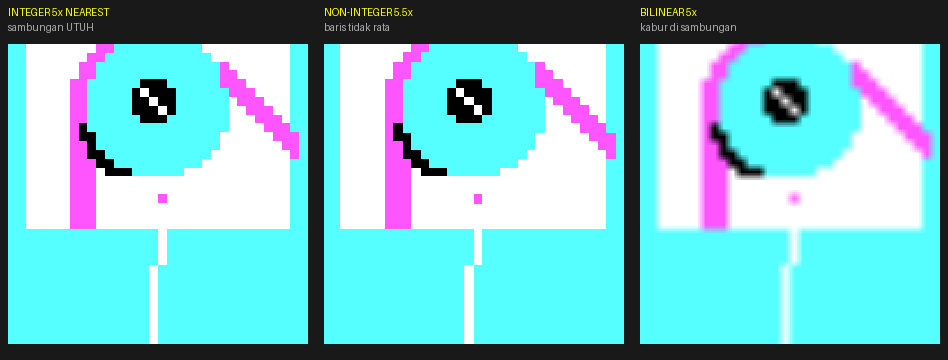

Here is the Python script that generated this plot:
"""BUKTI: apakah scaling merusak sambungan tali-katrol?

Metode: ambil sprite katrol ASLI dari MECHS, sambungkan tali ke titik pixel
tertentu, komposit di 320x200, lalu skala dengan berbagai cara. Ukur secara
numerik apakah titik sambungan tetap presisi.
"""
import struct
from PIL import Image, ImageDraw

D = r"C:\Projects\Creative_Contraptions\work"
CGA = [(0, 0, 0), (85, 255, 255), (255, 85, 255), (255, 255, 255)]


def decode_e4(data):
    out = bytearray()
    i, n = 0, len(data)
    while i < n:
        if data[i] == 0xE4 and i + 2 < n:
            out.extend(bytes([data[i + 2]]) * data[i + 1])
            i += 3
        else:
            out.append(data[i])
            i += 1
    return bytes(out)


def sprite(dec, w, h):
    img = Image.new("RGB", (w, h), (0, 0, 0))
    px = img.load()
    wb = w // 4
    for r in range(h):
        for cb in range(wb):
            if r * wb + cb >= len(dec):
                break
            b = dec[r * wb + cb]
            for p in range(4):
                px[cb * 4 + p, r] = CGA[(b >> (6 - 2 * p)) & 3]
    return img


# Ambil sprite katrol asli (MECHS id 110)
b = open(D + "\\MECHS", "rb").read()
recs = [struct.unpack_from("<BBBBHHI", b, i * 12) for i in range(31)]
pulley_rec = next(r for r in recs if r[0] == 110)
a, bb, h, w, f, ln, off = pulley_rec
pulley = sprite(decode_e4(b[off:off + ln]), w, h)  # 32x24

# --- KOMPOSISI di 320x200 (meniru apa yang dilakukan game) ---
# Titik sambungan tali ke katrol: satu pixel yang kita tentukan persis.
PULLEY_POS = (140, 40)          # posisi sprite katrol di layar
JUNCTION = (PULLEY_POS[0] + 16, PULLEY_POS[1] + 20)  # tempat tali menyentuh katrol
ANCHOR = (150, 150)             # ujung bawah tali (mis. beban)

scene = Image.new("RGB", (320, 200), CGA[1])
scene.paste(pulley, PULLEY_POS)
dr = ImageDraw.Draw(scene)
dr.line([JUNCTION, ANCHOR], fill=CGA[3], width=1)   # tali putih
scene.putpixel(JUNCTION, CGA[2])                     # tandai junction (magenta)


def junction_color_at(img, x, y):
    return img.getpixel((x, y))


print("=== BUKTI PRESISI SAMBUNGAN ===")
print("Junction di framebuffer 320x200 = %s\n" % (JUNCTION,))

variants = []

# 1. Integer nearest 5x  -> junction HARUS di 5x koordinat
s5 = scene.resize((320 * 5, 200 * 5), Image.NEAREST)
jx, jy = JUNCTION[0] * 5, JUNCTION[1] * 5
c = junction_color_at(s5, jx + 2, jy + 2)
print("[1] INTEGER NEAREST 5x")
print("    prediksi junction: (%d,%d) -> aktual warna magenta di sana? %s"
      % (jx, jy, "YA (utuh)" if c == CGA[2] else "warna=%s" % (c,)))
variants.append(("INTEGER 5x NEAREST\nsambungan UTUH", s5, (jx, jy)))

# 2. Non-integer 5.5x  -> pixel tidak rata, sambungan bergeser tak seragam
sf = scene.resize((int(320 * 5.5), int(200 * 5.5)), Image.NEAREST)
print("\n[2] NON-INTEGER 5.5x NEAREST")
print("    320*5.5=%d, 200*5.5=%d  -> baris pixel TIDAK rata (ada yg digandakan 5x, ada 6x)"
      % (int(320 * 5.5), int(200 * 5.5)))
variants.append(("NON-INTEGER 5.5x\nbaris tidak rata", sf, (int(JUNCTION[0] * 5.5), int(JUNCTION[1] * 5.5))))

# 3. Bilinear 5x -> junction jadi kabur, tepi tali melebar
sb = scene.resize((320 * 5, 200 * 5), Image.BILINEAR)
print("\n[3] BILINEAR 5x")
print("    tali & katrol jadi kabur, tepi sambungan melebar (bukan hilang, tapi tidak tajam)")
variants.append(("BILINEAR 5x\nkabur di sambungan", sb, (jx, jy)))

# --- Zoom ke area sambungan untuk tiap varian ---
CROP = 34  # pixel asli di sekitar junction
panels = []
for label, img, (cx, cy) in variants:
    scale = img.width / 320.0
    half = int(CROP * scale / 2)
    box = (max(0, cx - half), max(0, cy - half), cx + half, cy + half)
    z = img.crop(box).resize((300, 300), Image.NEAREST)
    panels.append((label, z))

sheet = Image.new("RGB", (len(panels) * 316, 360), (25, 25, 25))
drs = ImageDraw.Draw(sheet)
for i, (label, z) in enumerate(panels):
    x = i * 316 + 8
    sheet.paste(z, (x, 44))
    for j, line in enumerate(label.split("\n")):
        drs.text((x, 6 + j * 15), line, fill=(255, 255, 0) if j == 0 else (170, 170, 170))
sheet.save(D + "\\align_proof.png")
print("\n-> align_proof.png (zoom ke titik sambungan)")

# Simpan juga scene asli diperbesar utuh
scene.resize((320 * 3, 200 * 3), Image.NEAREST).save(D + "\\align_scene.png")
print("-> align_scene.png (adegan penuh)")
